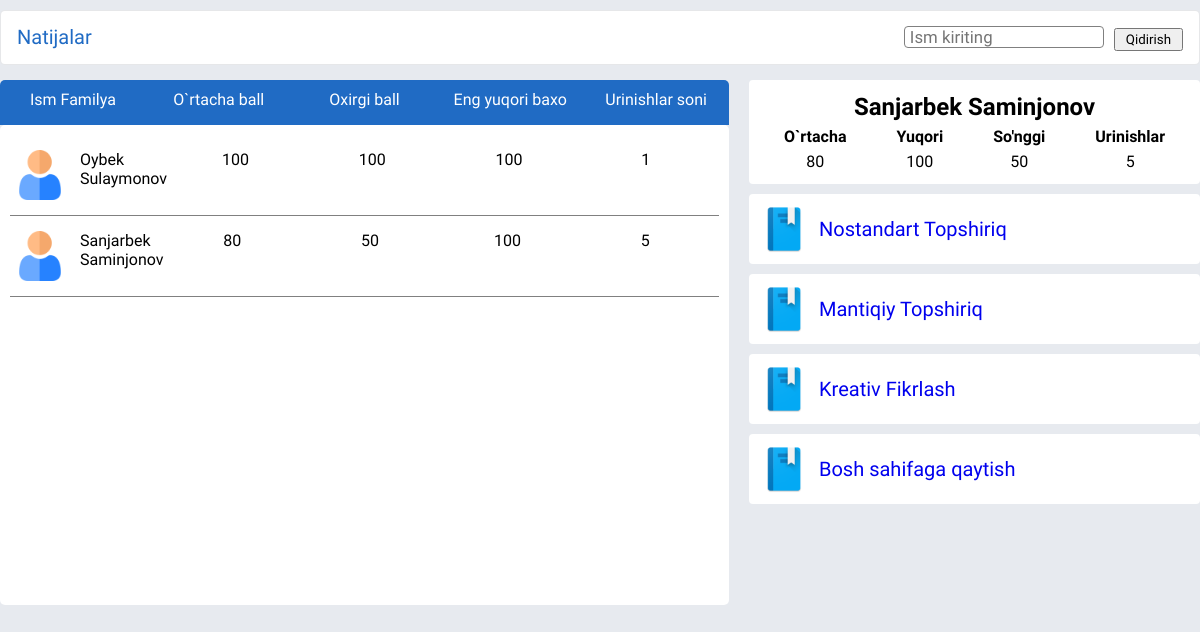
The app's page /results/2/ (signed in), older data.
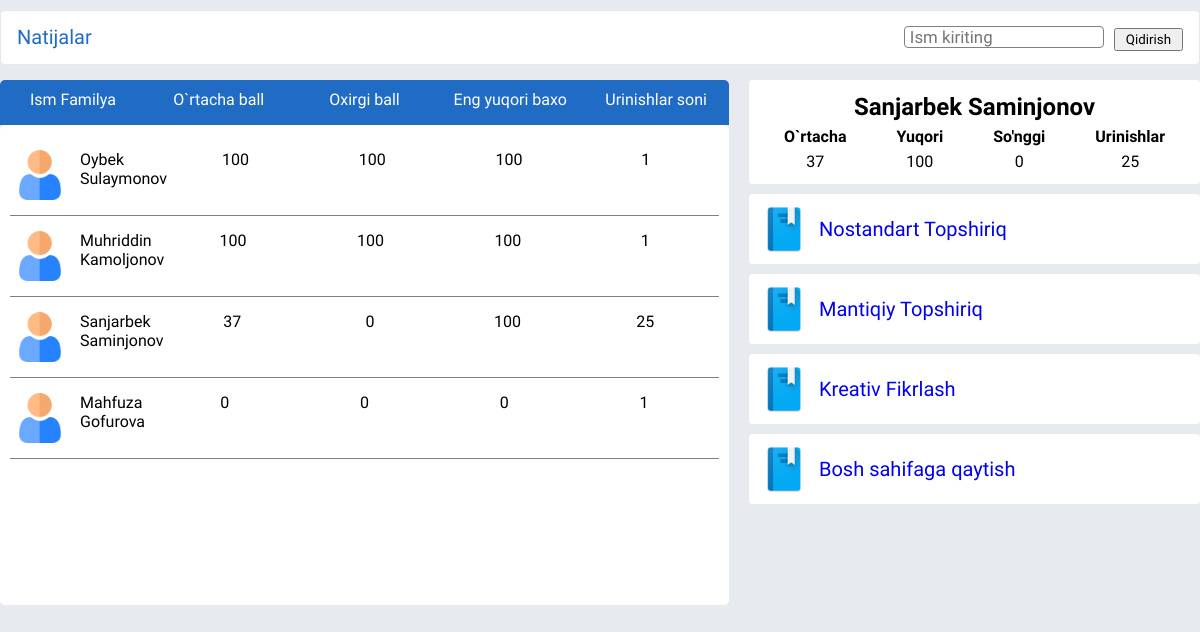
The same page, newer data.
### dashboard/models.py (models this page shows, shortened)
class AllResult(models.Model):
    APP_CHOICES = (
        (1, 'NOSTANDART TOPSHIRIQ'),
        (2, 'MANTIQIY SAVOLLAR'),
        (3, 'KREATIV FIKRLASH'),
    )
    pupil = models.ForeignKey(User, on_delete=CASCADE, verbose_name="O'quvchi")
    type_task = models.IntegerField(
        choices=APP_CHOICES, default=0, verbose_name="Topshiriq turi")
    last_score = models.IntegerField(
        default=0, blank=True, null=True, verbose_name="Oxirgi natija")
    max_score = models.IntegerField(
        default=0, blank=True, null=True, verbose_name="Eng yuqori natija")
    avarage_score = models.IntegerField(
        default=0, blank=True, null=True, verbose_name="O'rtacha natija")
    attempt = models.IntegerField(
        default=0, blank=True, null=True, verbose_name="Urinishlar soni")
    class Meta:
        verbose_name = "Natija"
        verbose_name_plural = "Natijalar"

### results/views.py (the view)
# urls.py: path('<int:type_task>/', views.results_table, name='table'),
def results_table(request, type_task):
    title = {
        1: "Nostandart topshiriq",
        2: "Mantiqiy savollar",
        3: "Kreativ fikrlash",
    }
    taskResults = AllResult.objects.filter(
        type_task=type_task).order_by('-avarage_score')
    my_result, created = AllResult.objects.get_or_create(
        pupil=request.user, type_task=type_task)
    text = request.GET.get('searching_text')
    if text != None:
        taskResults = taskResults.filter(pupil__first_name__contains=text)
    context = {
        'task_results': taskResults,
        'my_result': my_result,
        'title': title[type_task]
    }
    return render(request, 'results/index.html', context)

### templates/results/index.html (shortened to what the changed rows need)
{% load static %}
<!DOCTYPE html>
<html lang="en">
<head>
    <link rel="stylesheet" href="{% static 'results/css/results_table/style.css' %}" />
</head>
<body>
    <div class="container">
        <div class="section">
            <div class="section__content">
                <div>
                    <div class="section__content-left">
                        {% for result in task_results %}
                        <div class="card">
                            <div class="user">
                                <img class="card__img" src="{% static 'results/images/results_images/user.png' %}"
                                    alt="" />
                                <div class="user__name">
                                    <p>{{result.pupil.first_name}}</p>
                                    <p>{{result.pupil.last_name}}</p>
                                </div>
                            </div>
                            <div>{{result.avarage_score}}</div>
                            <div>{{result.last_score}}</div>
                            <div class="max">{{result.max_score}}</div>
                            <div>{{result.attempt}}</div>
                        </div>
                        {% endfor %}
                    </div>
                </div>
                <div class="section__content-right">
                    <div class="right__card">
                        <div class="right_card-info">
                            <div class="boxs">
                                <table>
                                    <thead>
                                        <tr>
                                            <th colspan="4">
                                                <h2>{{user.first_name}} {{user.last_name}}</h2>
                                            </th>
                                        </tr>
                                        <tr>
                                            <th scope="col">O`rtacha</th>
                                            <th scope="col">Yuqori</th>
                                            <th scope="col">So'nggi</th>
                                            <th scope="col">Urinishlar</th>
                                        </tr>
                                    </thead>
                                    <tbody>
                                        <tr>
                                            <td>{{my_result.avarage_score}}</td>
                                            <td>{{my_result.max_score}}</td>
                                            <td>{{my_result.last_score}}</td>
                                            <td class="box">{{my_result.attempt}}</td>
                                        </tr>
                                    </tbody>
                                </table>
                            </div>
                        </div>
                    </div>
                </div>
            </div>
        </div>
    </div>
</body>
</html>

Row changes from the older to the newer data that the page shows:
added AllResult: pupil.first_name "Muhriddin", pupil.last_name "Kamoljonov", avarage_score "100", last_score "100", max_score "100", attempt "1"
changed AllResult "Sanjarbek": avarage_score "80" → "37"; last_score "50" → "0"; attempt "5" → "25"
added AllResult: pupil.first_name "Mahfuza", pupil.last_name "Gofurova", avarage_score "0", last_score "0", max_score "0", attempt "1"
